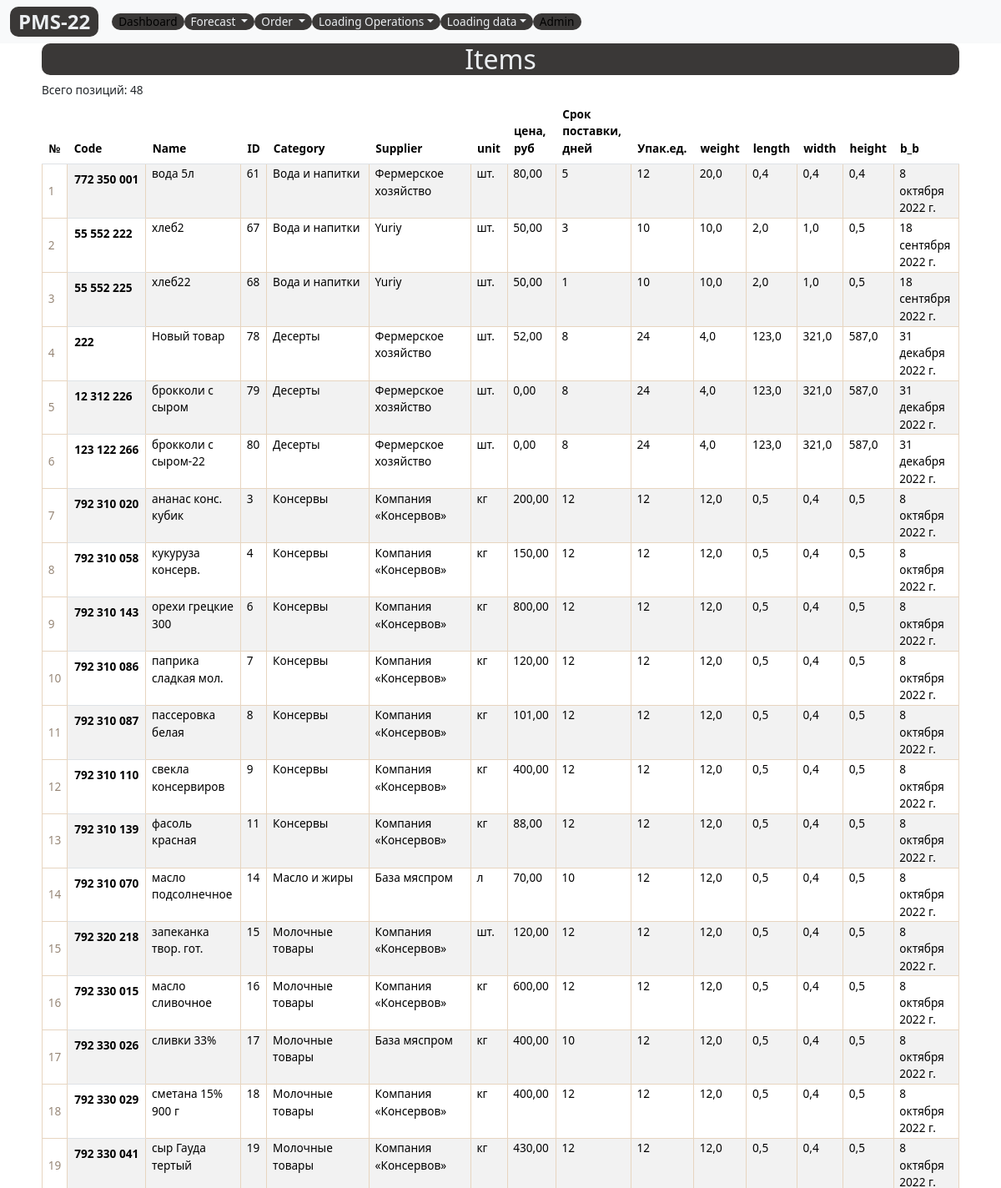
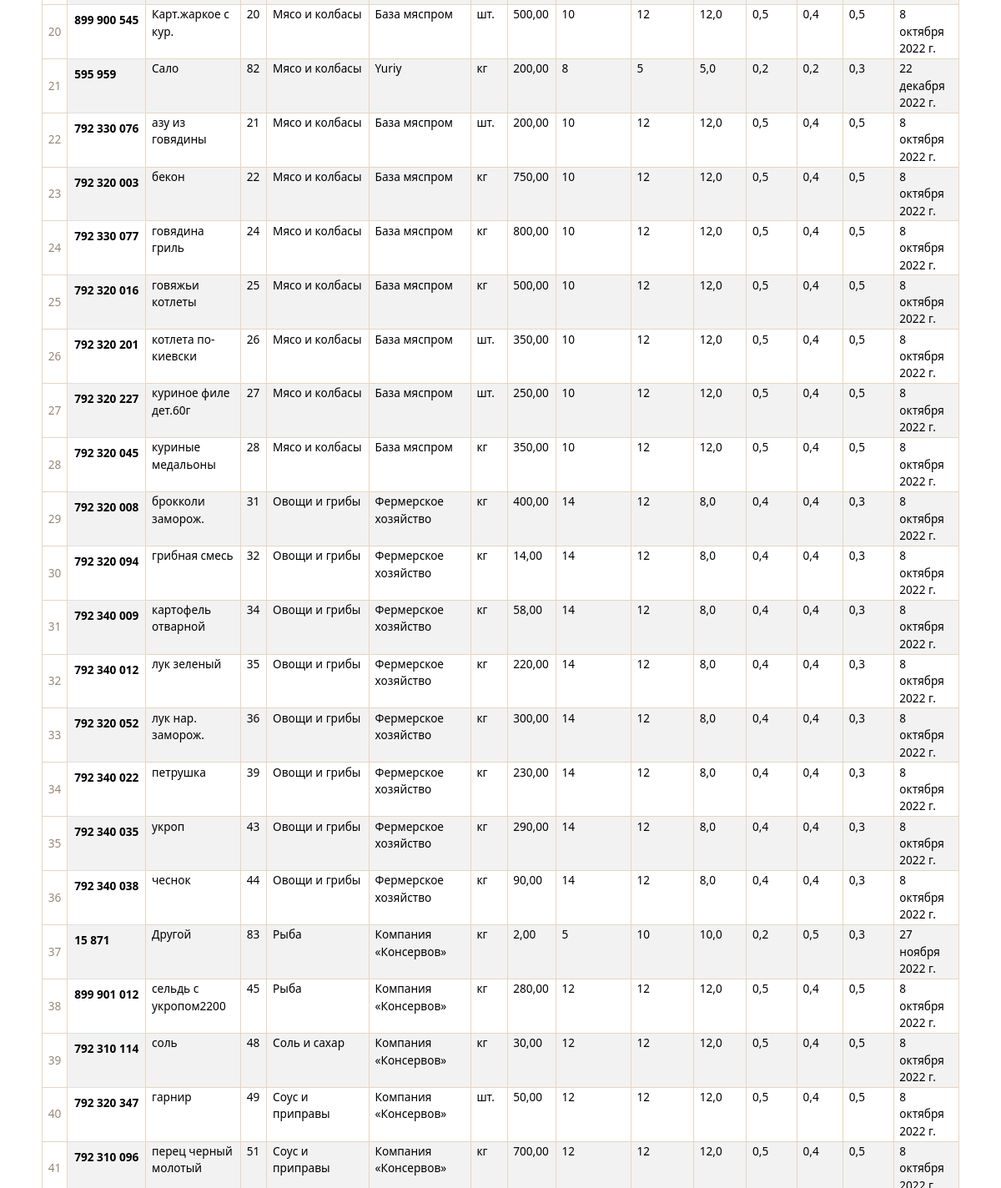
Before: /items-list/ (upper part) with the older database file (2 pictures, top to bottom).
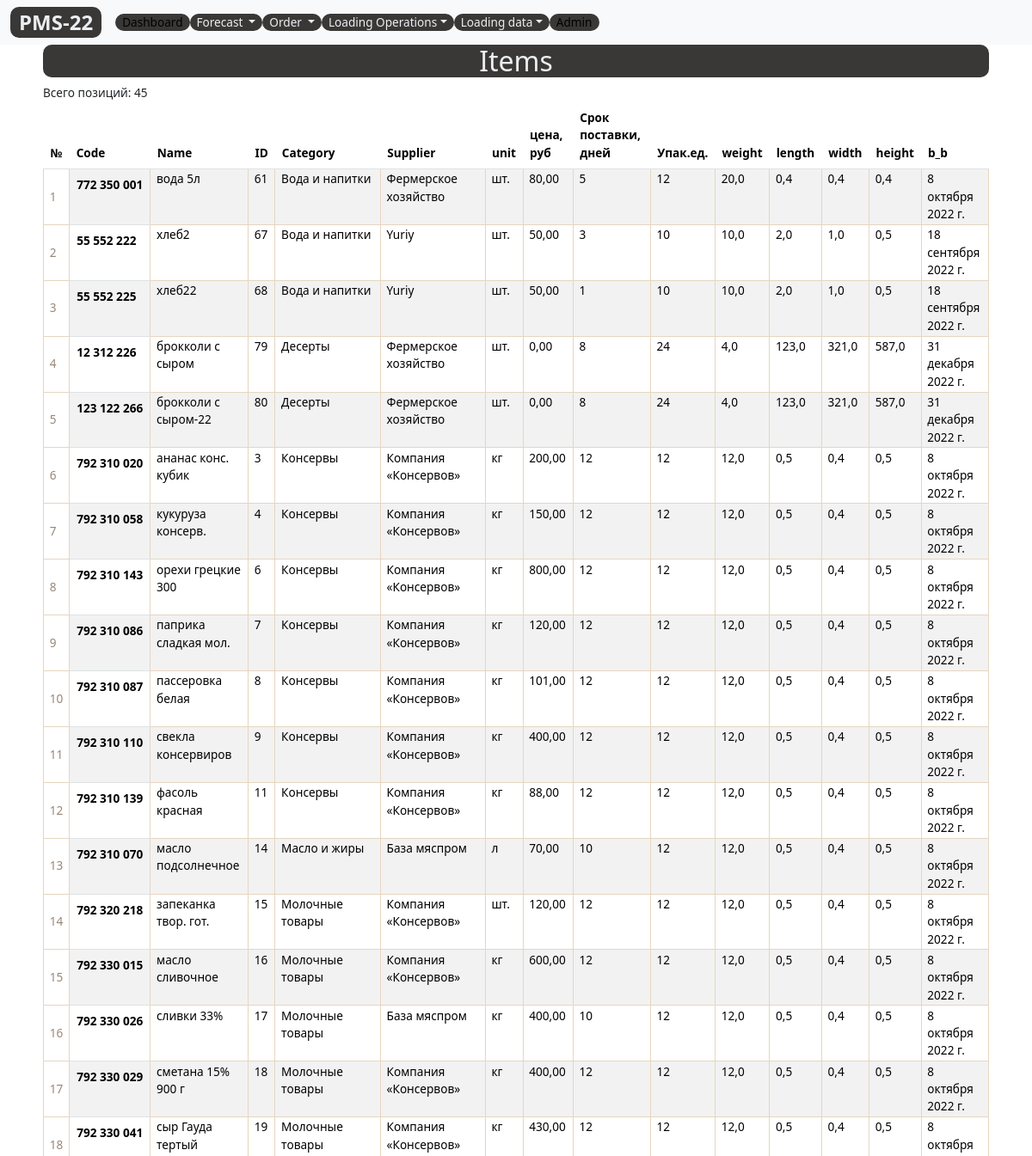
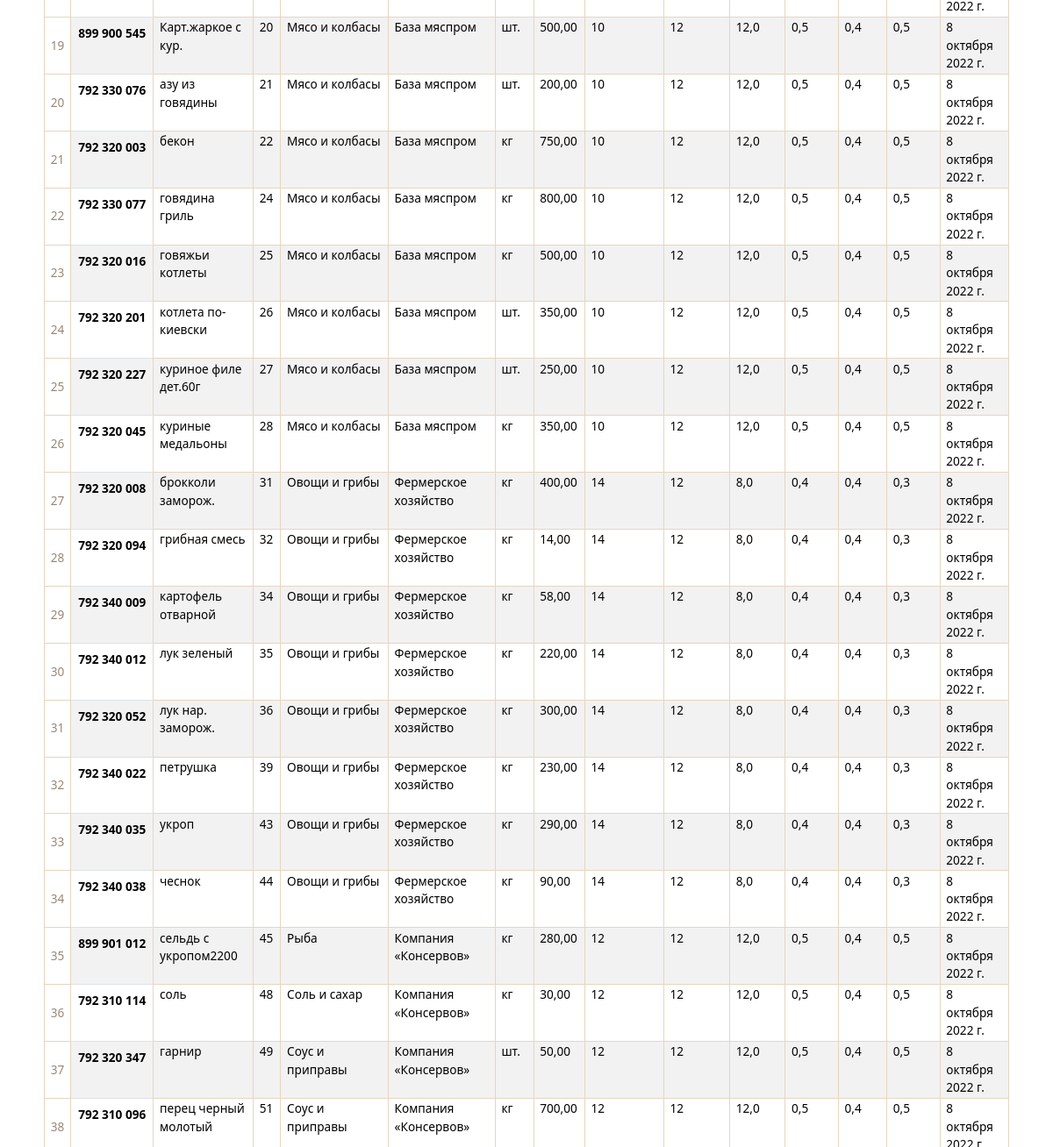
After: the same page with the newer database file (2 pictures, top to bottom).
### register/models.py (models this page shows, shortened)
class Item(models.Model):
    code=models.DecimalField(max_digits=12, unique=True, help_text="Не более 12 знаков",decimal_places=0,null=True,verbose_name='Код')
    name = models.CharField(max_length=200, help_text="Не более 200 знаков", unique=True,db_index=True)
    category = models.ForeignKey(
        CategoryItem, related_name='item', on_delete=models.CASCADE)
    supplier=models.ForeignKey(Supplier, related_name='item',on_delete=models.CASCADE)
    unit = models.CharField(max_length=50, help_text="Не более 50 знаков", choices=UNITS ) # pounds, lbs, oz ,grams, etc
    unit_cost = models.DecimalField(max_digits=10, help_text="Не более 10 знаков",decimal_places=2)
    description = models.TextField(blank=True, null=True)
    slug= models.SlugField(max_length=255, verbose_name='Url', unique=True)
    delivery_time = models.IntegerField(verbose_name='Дней', null=True)
    supply_pack = models.IntegerField(verbose_name='Упаковка, ед.', null=True, default=1)
    pack_weight= models.FloatField(verbose_name='вес упаковки', blank=True, null=True)
    pack_length=models.FloatField(verbose_name='длина упаковки', blank=True, null=True)
    pack_width = models.FloatField(verbose_name='ширина упаковки', blank=True, null=True)
    pack_height = models.FloatField(verbose_name='высота упаковки', blank=True, null=True)
    best_befor = models.DateField(blank=True, null=True, default=date.today()+timedelta(days=30))
    created_date= models.DateField(auto_now_add=True, verbose_name='Создан',null=True)
    updated_date = models.DateField(auto_now=True,  verbose_name='Изменен', null=True)
    class Meta:
        ordering = ['category','name']
        verbose_name = 'Товар'
        verbose_name_plural = 'Товары'

class CategoryItem(models.Model):
    code= models.DecimalField(max_digits=5, help_text="Не более 5 цифр", decimal_places=0, unique=True,verbose_name='Код')
    name = models.CharField(max_length=200, help_text="Не более 200 знаков", db_index=True, verbose_name='Категория')
    slug= models.SlugField(max_length=255, verbose_name='Url', unique=True)
    created_date= models.DateField(auto_now_add=True, verbose_name='Создан',null=True)
    updated_date = models.DateField(auto_now=True,  verbose_name='Изменен', null=True)
    class Meta:
        ordering = ['name']
        verbose_name = 'Категория товара'
        verbose_name_plural = 'Категории товаров'
    def __str__(self):
        return self.name

class Supplier(models.Model):
    code=models.CharField(max_length=8, null=True)
    name = models.CharField(max_length=200, help_text="Не более 200 знаков",db_index=True)
    slug= models.SlugField(max_length=255, verbose_name='Url', unique=True)
    address = models.CharField(max_length=220)
    contact=models.CharField(max_length=250, null=True)
    created_date = models.DateField(auto_now_add=True)
    class Meta:
        ordering = ['name']
        verbose_name = 'Поставщик'
        verbose_name_plural = 'Поставщики'
    def __str__(self):
        return self.name

### register/views.py (the view)
# urls.py: path('items-list/', ItemsListView.as_view(), name='items-list'),
class ItemsListView(ListView):
    model = Item
    template_name = 'register/items/items.html'
    context_object_name = 'items'

### register/templates/register/items/items.html (shortened to what this page needs)
{% extends 'base_simple.html' %}
{% load static %}
{% block content %}
<div class="col-11 mx-auto">
  <h2 class="custom">Items </h2>
  Всего позиций: {{items.count}}
  <table class="table table-striped demotable">
    <thead style="position: sticky;
  top: -1px;
  z-index: 2;background: #9d9e9e;">
      <tr>
        <th scope="col">№</th>
        <th scope="col">Code</th>
        <th scope="col">Name</th>
        <th scope="col">ID</th>
        <th scope="col">Category</th>
        <th scope="col">Supplier</th>
        <th scope="col">unit</th>
        <th scope="col">цена, руб</th>
        <th scope="col">Срок поставки, дней</th>
        <th scope="col">Упак.ед.</th>
        <th scope="col">weight</th>
        <th scope="col">length</th>
        <th scope="col">width</th>
        <th scope="col">height</th>
        <th scope="col">b_b</th>
      </tr>
    </thead>
    <tbody>
      {% for item in items%}
      <tr>
        <th scope="row">{{item.code}}</th>
        <td>{{item.name}}</td>
        <td>{{item.id}}</td>
        <td>{{item.category}}</td>
        <td>{{item.supplier}}</td>
        <td>{{item.unit}}</td>
        <td>{{item.unit_cost}}</td>
        <td>{{item.delivery_time}}</td>
        <td>{{item.supply_pack}}</td>
        <td>{{item.pack_weight}}</td>
        <td>{{item.pack_length}}</td>
        <td>{{item.pack_width}}</td>
        <td>{{item.pack_height}}</td>
        <td>{{item.best_befor}}</td>
      </tr>
      {% endfor %}
    </tbody>
  </table>
</div>
{% endblock %}

Changed rows visible on the page:
removed Item: code "222", name "Новый товар", id "78", category "Десерты", supplier "Фермерское хозяйство", unit "шт.", unit_cost "52,00", delivery_time "8", supply_pack "24", pack_weight "4,0", pack_length "123,0", pack_width "321,0", pack_height "587,0", best_befor "31 декабря 2022 г."
removed Item: code "595 959", name "Сало", id "82", category "Мясо и колбасы", supplier "Yuriy", unit "кг", unit_cost "200,00", delivery_time "8", supply_pack "5", pack_weight "5,0", pack_length "0,2", pack_width "0,2", pack_height "0,3", best_befor "22 декабря 2022 г."
removed Item: code "15 871", name "Другой", id "83", category "Рыба", supplier "Компания «Консервов»", unit "кг", unit_cost "2,00", delivery_time "5", supply_pack "10", pack_weight "10,0", pack_length "0,2", pack_width "0,5", pack_height "0,3", best_befor "27 ноября 2022 г."
Other visible differences:
{{ items.count }}: "48" → "45"
